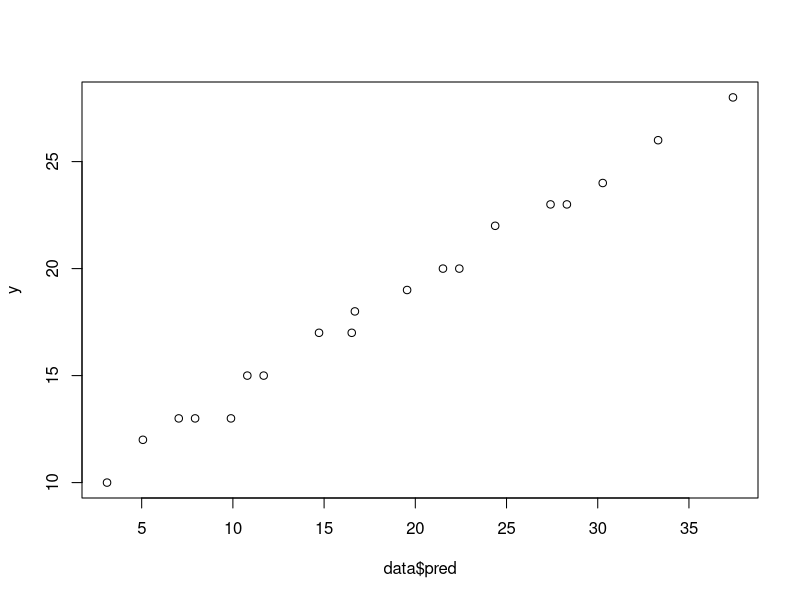
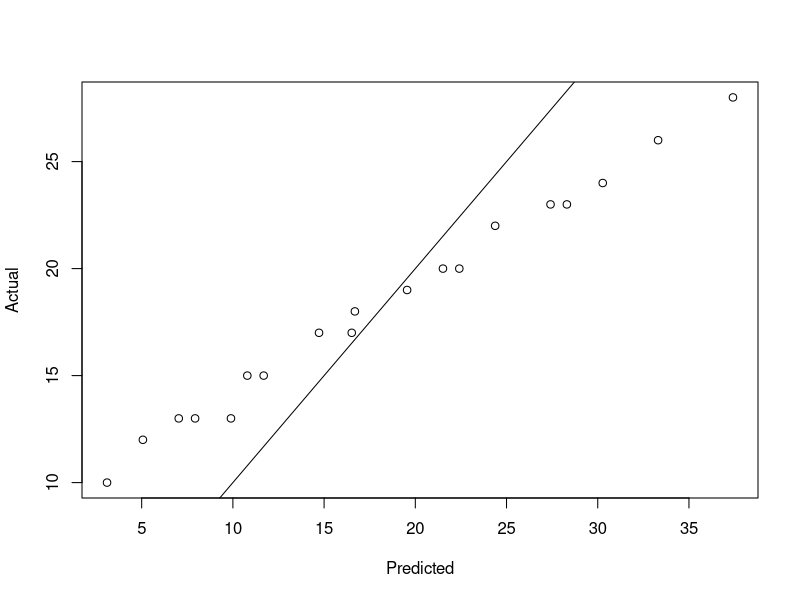

Write the R code that produced these figures, in order.
data <- read.csv("2.csv", header=TRUE, sep=",")
x1 <- data$experience
x2 <- data$training
y <- data$publications

x1_mean <- mean(x1)
x2_mean <- mean(x2)
y_mean <- mean(y)

num1 = sum((x1 - x1_mean) * (y - y_mean))
dem1 = sum((x1 - x1_mean) ^ 2)
b1 = num1/dem1
b1

num2 = sum((x2 - x2_mean) * (y - y_mean))
dem2 = sum((x2 - x2_mean) ^ 2)
b2 = num2/dem2
b2

b0 = y_mean - b1 * x1_mean - b2 * x2_mean
b0

data$pred = b0 + b1*x1 + b2*x2

rss = sum((y - data$pred) ^ 2)
tss = sum((y - y_mean) ^ 2)
rse = sqrt(rss/(nrow(data) - 2))
se = 1 -  (rss/tss)
se

model <- lm(y ~ x1 + x2, data = data)
summary(model)
data$pred2 <- predict(model, data)

plot(data$pred, y)
plot(data$pred, y, xlab = "Predicted", ylab = "Actual")
abline(a = 0, b = 1)